Frame 1 (no input): blank canvas, image omitted
Frame 60 (the mouse pressed at the canvas centre just before this capture): blank canvas, image omitted
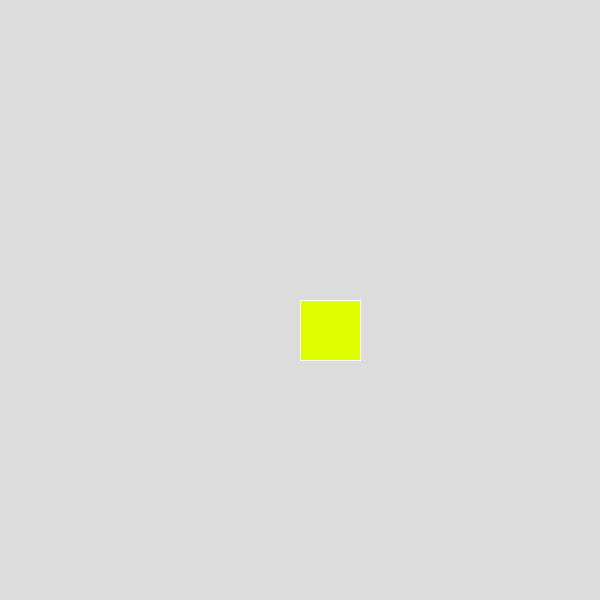
Frame 120 (the mouse held since frame 60 and released just before this capture)

The Processing sketch whose frames 1 and 60 were blank and that drew this single picture after the mouse press (run headless with seeded random() and noise(); from frame 60 on, the mouse is pressed at the canvas centre):

// Processing sketch: processing_113572
// ── processing_113572.pde

int steps = 10;
int side;
int x, y, px, py;
int b = 40;
int incr;

void setup() {
  size(600, 600);
  background(220);
  colorMode(HSB);
  incr = int((255-40)/7);

  noFill();
  noStroke();
}

void draw() {
  side = width/steps;
  x = floor(mouseX/side);
  y = floor(mouseY/side);
  if (x != px) {
    //fill(random(255), b, b);
    fill(random(b, b+incr), 255, 255);
    stroke(255);
  }
  if (y != py) {
    fill(random(b, b+incr), 255, 255);
    stroke(255);
  }
  px = x;
  py = y;
  rect(x*side, y*side, side, side);
}

void mouseClicked() {
  b += incr;
  if (b > 255) {
    b = 40;
  }
  steps++;
  if (steps > 17) {
    steps = 17;
  }
}

void keyPressed() {
  save(random(5555) + ".gif");
}
